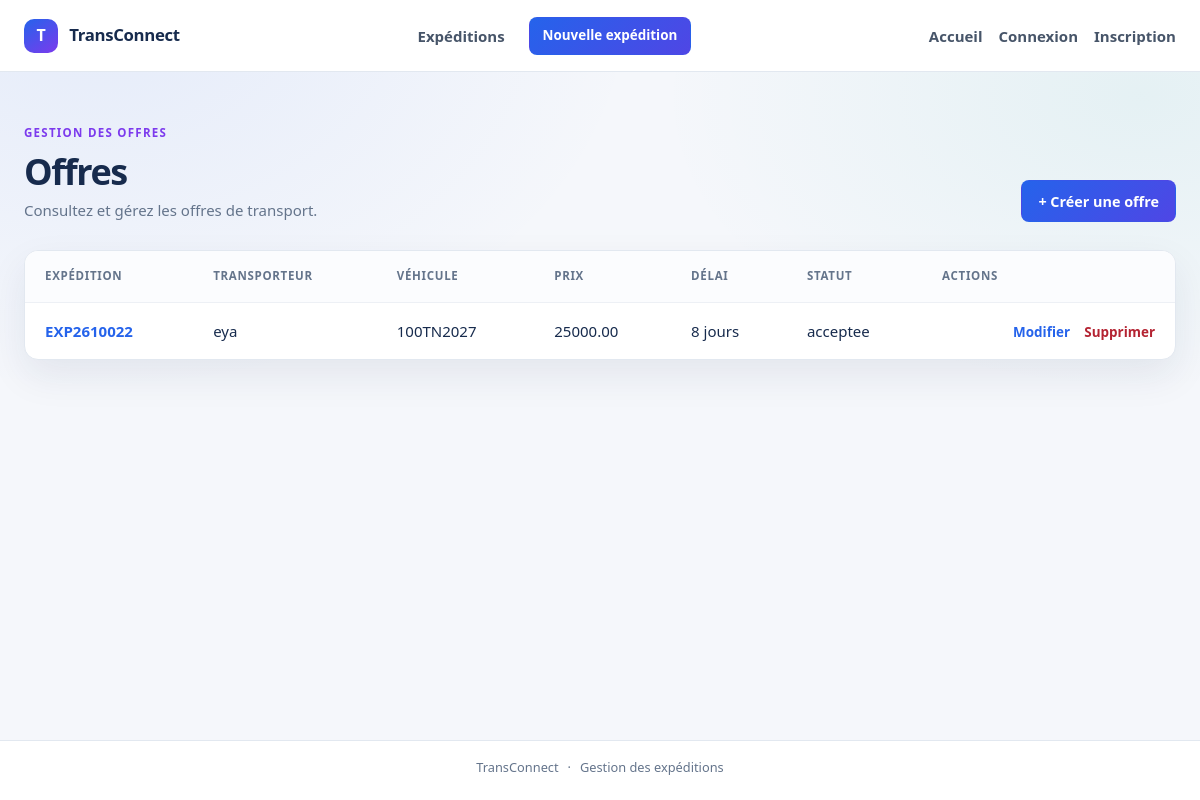
Page /offres/ on the committed database.
### OffreApp/models.py (models this page shows, shortened)
class offre(models.Model):
    prix = models.DecimalField(
        max_digits=10,
        decimal_places=2,
        validators=[MinValueValidator(Decimal('0.1'))]
    )
    delai_jours = models.PositiveIntegerField(validators=[MinValueValidator(1)])
    statut = models.CharField(
        max_length=100,
        choices=[
            ('p', 'proposee'),
            ('a', 'acceptee'),
            ('r', 'refusee'),
            ('re', 'retiree')
        ],
        default='p'
    )
    date_proposition = models.DateTimeField()
    created_at = models.DateTimeField(auto_now_add=True)
    updated_at = models.DateTimeField(auto_now=True)
    entreprise = models.ForeignKey(Entreprise, on_delete=models.CASCADE, related_name='offres')
    expedition = models.ForeignKey(Expedition, on_delete=models.CASCADE, related_name='offres')
    vehicule = models.ForeignKey(Vehicule, on_delete=models.CASCADE, related_name='offres')

### ExpeditionApp/models.py (models this page shows, shortened)
class Expedition(models.Model):
    reference = models.CharField(max_length=50, unique=True)
    ville_depart = models.CharField(max_length=80)
    ville_arrive = models.CharField(max_length=80)
    poids_kg = models.DecimalField(
        max_digits=10,
        decimal_places=2,
        validators=[MinValueValidator(0, "le poids doit etre possitive")],
    )
    date_souhaitee = models.DateTimeField()
    description = models.TextField()
    statut = models.CharField(
        max_length=100,
        choices=[
            ('en_attente', 'En attente'),
            ('publiee', 'Publiee'),
            ('attribuee', 'Attribuée'),
            ('terminee', 'Terminée'),
            ('annulee', 'Annulée'),
        ],
        default='en_attente',
    )
    created_at = models.DateTimeField(auto_now_add=True)
    updated_at = models.DateTimeField(auto_now=True)
    entreprise = models.ForeignKey(Entreprise, on_delete=models.CASCADE, related_name='expeditions')
    def __str__(self):
        return self.reference

### EntrepriseApp/models.py (models this page shows)
class Entreprise(models.Model):
    raison_social = models.CharField(max_length=200, blank=False ,null=False)
    matricule_fiscal =models.CharField(max_length=17 ,unique=True, validators=[matricule_fiscal_validator])
    adresse = models.TextField(validators=[MinLengthValidator(20,"l'adresse ne peut pas avoir moins de 20 char"),MaxLengthValidator(400,"l'adresse ne peut pas depasser les 400 char")])
    type_entreprise=models.CharField(max_length=100,choices=[('c','chargeur'),
    ('t','transporteur')])
    created_at = models.DateTimeField(auto_now_add=True)
    updated_at =models.DateTimeField(auto_now=True)
    gerant= models.OneToOneField(Utilisateur ,on_delete=models.CASCADE,related_name='entreprise')
    def __str__(self):
        return self.raison_social

### VehiculeApp/models.py (models this page shows, shortened)
class Vehicule(models.Model):
    immatriculation = models.CharField(max_length=50, unique=True)
    type_vehicule = models.CharField(
        max_length=100,
        choices=[
            ('camionnette', 'Camionnette / utilitaire léger'),
            ('camion_porteur', 'Camion porteur'),
            ('semi_remorque', 'Semi-remorque'),
            ('fourgon', 'Fourgon'),
        ],
    )
    capacite_kg = models.PositiveIntegerField(
        validators=[MinValueValidator(1, "la valeur doit etre strictement possitive")]
    )
    disponible = models.BooleanField()
    created_at = models.DateTimeField(auto_now_add=True)
    updated_at = models.DateTimeField(auto_now=True)
    entreprise = models.ForeignKey(Entreprise, on_delete=models.CASCADE, related_name='vehicules')
    def __str__(self):
        return self.immatriculation

### OffreApp/views.py (the view)
# urls.py: path("", OffreList.as_view(), name="offre_list"),
class OffreList(ListView):
    model = offre
    template_name = "offre/list.html"
    context_object_name = "offres"

### OffreApp/templates/offre/list.html (shortened to what this page needs)
{% extends "expedition/base.html" %}
{% block content %}
    <div class="page-heading">
        <div>
            <p class="eyebrow">GESTION DES OFFRES</p>
            <h1>Offres</h1>
            <p class="page-subtitle">Consultez et gérez les offres de transport.</p>
        </div>
        <a class="button button-primary" href="{% url 'offre_create' %}">+ Créer une offre</a>
    </div>
    <section class="panel">
        {% if offres %}
            <div class="table-wrap">
                <table class="shipment-table">
                    <thead><tr><th>Expédition</th><th>Transporteur</th><th>Véhicule</th><th>Prix</th><th>Délai</th><th>Statut</th><th>Actions</th></tr></thead>
                    <tbody>
                        {% for offre in offres %}
                            <tr>
                                <td><a class="reference-link" href="{% url 'offre_detail' pk=offre.pk %}">{{ offre.expedition }}</a></td>
                                <td>{{ offre.entreprise }}</td>
                                <td>{{ offre.vehicule }}</td>
                                <td>{{ offre.prix }}</td>
                                <td>{{ offre.delai_jours }} jours</td>
                                <td>{{ offre.get_statut_display }}</td>
                                <td class="table-actions">
                                    <a href="{% url 'offre_update' pk=offre.pk %}">Modifier</a>
                                    <a class="text-danger" href="{% url 'offre_delete' pk=offre.pk %}">Supprimer</a>
                                </td>
                            </tr>
                        {% endfor %}
                    </tbody>
                </table>
            </div>
        {% else %}
            <div class="empty-state">
                <h3>Aucune offre pour le moment</h3>
                <p>Créez une offre de transport pour commencer.</p>
                <a class="button button-primary" href="{% url 'offre_create' %}">Créer une offre</a>
            </div>
        {% endif %}
    </section>
{% endblock %}

### EntrepriseApp/static/EntrepriseApp/expedition.css (style rules this page uses)
:root { color-scheme: light; --ink: #172b4d; --muted: #64748b; --line: #e2e8f0; --surface: #ffffff; --canvas: #f5f7fb; --primary: #2563eb; --primary-dark: #1d4ed8; --teal: #0f9f95; --violet: #7c3aed; --coral: #f9735b; --danger: #b42332; --shadow: 0 16px 38px rgb(23 43 77 / 8%); }
* { box-sizing: border-box; }
body { min-width: 320px; min-height: 100vh; margin: 0; background: radial-gradient(ellipse at 8% 0%, rgb(37 99 235 / 8%), transparent 34rem), radial-gradient(ellipse at 95% 12%, rgb(15 159 149 / 7%), transparent 30rem), var(--canvas); color: var(--ink); font-family: "Segoe UI", Tahoma, Geneva, Verdana, sans-serif; font-size: 15px; line-height: 1.6; }
a { color: var(--primary); }
.page-heading { margin-bottom: 1.75rem; display: flex; align-items: flex-end; justify-content: space-between; gap: 1.5rem; }
.eyebrow { margin: 0 0 0.45rem; color: var(--violet); font-size: 0.72rem; font-weight: 750; letter-spacing: 0.11em; }
h1, h2, h3, p { margin-top: 0; }
h1 { margin-bottom: 0.35rem; color: var(--ink); font-size: clamp(1.8rem, 3vw, 2.25rem); letter-spacing: -0.04em; line-height: 1.2; }
.page-subtitle, .muted { margin-bottom: 0; color: var(--muted); }
.panel { overflow: hidden; border: 1px solid var(--line); border-radius: 14px; background: var(--surface); box-shadow: var(--shadow); }
.table-wrap { overflow-x: auto; }
.shipment-table { width: 100%; min-width: 760px; border-collapse: collapse; text-align: left; }
.shipment-table th, .shipment-table td { padding: 1rem 1.25rem; border-bottom: 1px solid #edf0f5; vertical-align: middle; }
.shipment-table th { background: #fbfcfe; color: #64748b; font-size: 0.72rem; font-weight: 700; letter-spacing: 0.06em; text-transform: uppercase; }
.shipment-table tbody tr:last-child td { border-bottom: 0; }
.reference-link { color: var(--primary); font-weight: 700; text-decoration: none; }
.table-actions { text-align: right; white-space: nowrap; }
.table-actions a { margin-left: 0.65rem; color: var(--primary); font-size: 0.84rem; font-weight: 600; text-decoration: none; }
.table-actions .text-danger { color: var(--danger); }
.button { min-height: 42px; padding: 0.65rem 1rem; display: inline-flex; align-items: center; justify-content: center; gap: 0.4rem; border: 1px solid transparent; border-radius: 8px; cursor: pointer; font: inherit; font-size: 0.9rem; font-weight: 700; line-height: 1.2; text-decoration: none; transition: background-color 0.15s ease, border-color 0.15s ease, transform 0.15s ease; }
.button-primary { background: linear-gradient(135deg, var(--primary), #4f46e5); color: #fff; }

### rows in the picture
offre: expedition "EXP2610022", entreprise "eya", vehicule "100TN2027", prix "25000.00", delai_jours "8", statut "acceptee"
